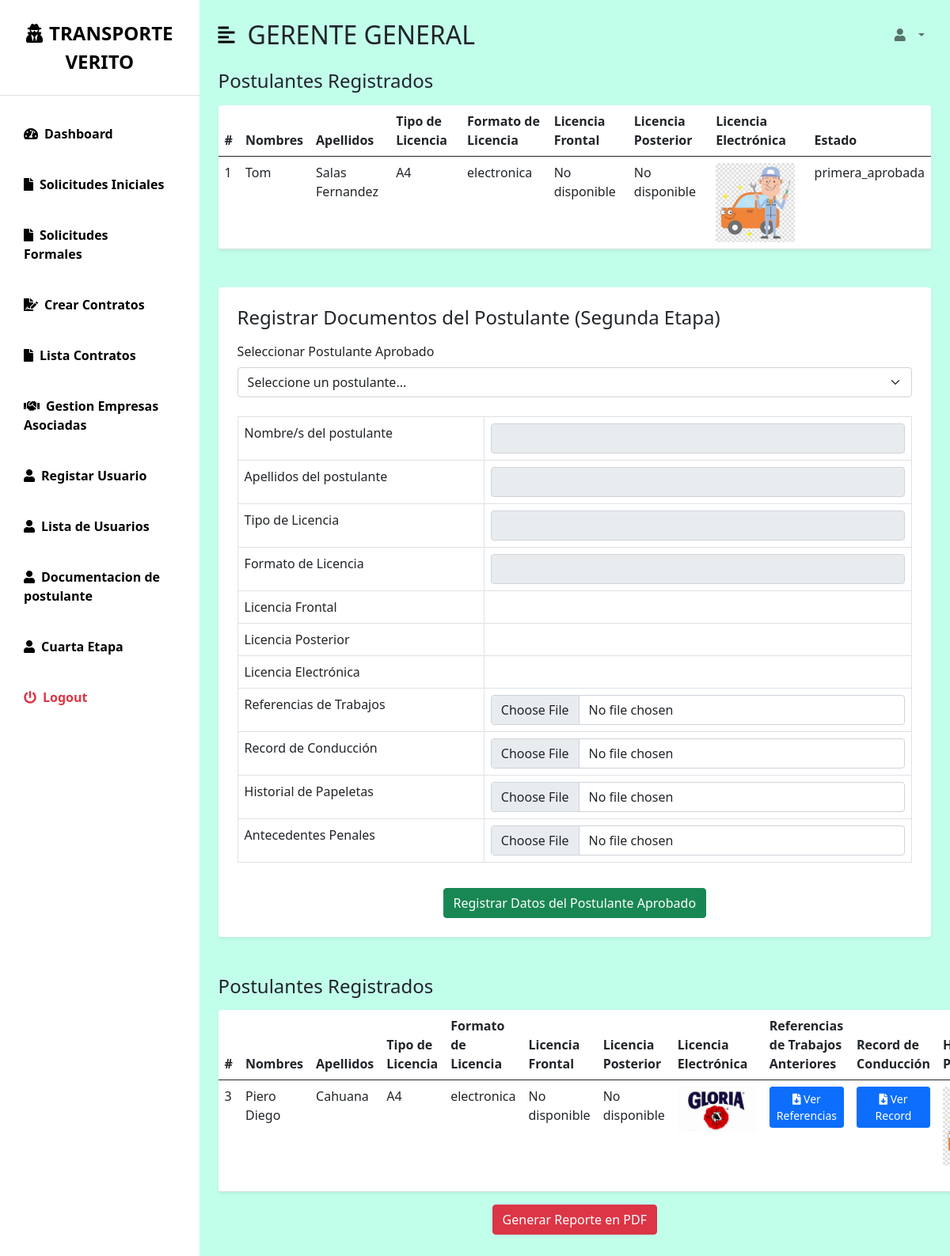
The app's page /aprobar_documentos_postulante/3/ with its own data.
### myapp/models.py (models this page shows, shortened)
class Postulante(models.Model):
    nombres = models.CharField(max_length=100)
    apellidos = models.CharField(max_length=100)
    numero_celular = models.CharField(max_length=9, unique=True)
    correo = models.EmailField(unique=True)  # Nuevo campo de correo electrónico
    dni_frontal = models.ImageField(upload_to='dni/', null=True, blank=True)  # Nuevo campo para DNI frontal
    dni_posterior = models.ImageField(upload_to='dni/', null=True, blank=True)  # Nuevo campo para DNI posterior
    tipo_licencia = models.CharField(max_length=2, choices=[('A4', 'A4')])
    tipo_licencia_formato = models.CharField(
        max_length=11,
        choices=[('fisica', 'Física'), ('electronica', 'Electrónica')]
    )
    licencia_frontal = models.ImageField(upload_to='licencias/', null=True, blank=True)
    licencia_posterior = models.ImageField(upload_to='licencias/', null=True, blank=True)
    licencia_electronica = models.ImageField(upload_to='licencias/', null=True, blank=True)
    estado = models.CharField(
        max_length=30,
        choices=[('primera_pendiente', 'Primera Etapa - Pendiente'),
                 ('primera_aprobada', 'Primera Etapa - Aprobada'),
                 ('primera_rechazada', 'Primera Etapa - Rechazada'),
                 ('segunda_pendiente', 'Segunda Etapa - Pendiente'),
                 ('segunda_aprobada', 'Segunda Etapa - Aprobada'),
                 ('segunda_rechazada', 'Segunda Etapa - Rechazada'),
                 ('tercera_pendiente', 'Tercera Etapa - Pendiente'),
                 ('tercera_aprobada', 'Tercera Etapa - Aprobada'),
                 ('tercera_rechazada', 'Tercera Etapa - Rechazada'),
                 ('cuarta_pendiente', 'Cuarta Etapa - Pendiente'),
                 ('cuarta_aprobada', 'Cuarta Etapa - Aprobada'),
                 ('cuarta_rechazada', 'Cuarta Etapa - Rechazada')],
        default='primera_pendiente'
    )
    experiencia = models.CharField(
        max_length=2,
        choices=[('si', 'Sí'), ('no', 'No')]
    )
    referencias_trabajos = models.FileField(upload_to='documentos/', null=True, blank=True)
    record_conduccion = models.FileField(upload_to='documentos/', null=True, blank=True)
    historial_papeletas = models.ImageField(upload_to='documentos/', null=True, blank=True)
    antecedentes_penales = models.FileField(upload_to='documentos/', null=True, blank=True)
    clinica = models.CharField(
        max_length=50,
        choices=[('montefiori', 'Clínica Montefiori'), ('suiza_lab', 'Clínica Suiza Lab')],
        null=True,
        blank=True
    )
    examenes_requeridos = models.ManyToManyField('ExamenMedico', blank=True)
    resultado_medicina_general = models.FileField(
        upload_to='resultados_medicos/',
        null=True,
        blank=True,
        help_text='Resultado del examen de medicina general'
    )
    resultado_toxicologico = models.FileField(
        upload_to='resultados_medicos/',
        null=True,
        blank=True,
        help_text='Resultado del examen toxicológico'
    )
    resultado_oftalmologia = models.FileField(
        upload_to='resultados_medicos/',
        null=True,
        blank=True,
        help_text='Resultado del examen de oftalmología'
    )
    resultado_otorrinolaringologia = models.FileField(
        upload_to='resultados_medicos/',
        null=True,
        blank=True,
        help_text='Resultado del examen de otorrinolaringología'
    )
    fecha_registro = models.DateTimeField(auto_now_add=True)

### myapp/views.py (the view)
# urls.py: path('aprobar_documentos_postulante/<int:postulante_id>/', views.aprobar_documentos_postulante, name='aprobar_documentos_postulante'),
def aprobar_documentos_postulante(request, postulante_id):
    postulante = get_object_or_404(Postulante, id=postulante_id)
    if postulante.estado == "segunda_aprobada":
        return redirect('postulante')
    postulante.estado = "segunda_aprobada"
    postulante.save()
    asunto = "Postulación como chofer de la empresa Transporte Verito"
    mensaje = f"Hola {postulante.nombres},\n\nSu SEGUNDO CONTROL HA SIDO APROBADO, ahora continuará con el TERCER CONTROL."
    remitente = settings.EMAIL_HOST_USER
    destinatario = [postulante.correo]
    try:
        send_mail(asunto, mensaje, remitente, destinatario)
        logger.info(f"Correo enviado a {postulante.correo}")
        postulantes = Postulante.objects.all()
        return render(request, 'GERENTE/documentspostulante.html', {
            'postulantes': postulantes,
        })
    except Exception as e:
        logger.error(f"Error al enviar correo: {e}")
        return JsonResponse({"success": False, "error": f"No se pudo enviar el correo: {e}"}, status=500)

### myapp/context_processors.py (called while the page is built)
def notificaciones(request):
    if request.user.is_authenticated:
        notificaciones_no_leidas = Notificacion.objects.filter(usuario=request.user, leido=False).count()
    else:
        notificaciones_no_leidas = 0
    return {'notificaciones_no_leidas': notificaciones_no_leidas}

### templates/GERENTE/documentspostulante.html (shortened to what this page needs)
{% extends 'bases/base_gerente.html' %}  {% block page_title %} GERENTE GENERAL {%endblock %}
{%block content %}
                <div class="col-12">
                  <h3 class="fs-4 mb-3">Postulantes Registrados</h3>
                  <table class="table bg-white rounded shadow-sm table-hover">
                    <thead>
                      <tr>
                        <th>#</th>
                        <th>Nombres</th>
                        <th>Apellidos</th>
                        <th>Tipo de Licencia</th>
                        <th>Formato de Licencia</th>
                        <th>Licencia Frontal</td>
                        <th>Licencia Posterior</td>
                        <th>Licencia Electrónica</td>
                        <th>Estado</th>
                      </tr>
                    </thead>
                    <tbody>
                      {% for postulante in postulantes %}
                      {% if postulante.estado == "primera_aprobada" %}
                      <tr>
                        <td>{{ forloop.counter }}</td>
                        <td>{{ postulante.nombres }}</td>
                        <td>{{ postulante.apellidos }}</td>
                        <td>{{ postulante.tipo_licencia }}</td>
                        <td>{{ postulante.tipo_licencia_formato }}</td>
                        <td>
                          {% if postulante.licencia_frontal %}
                              <img src="{{ postulante.licencia_frontal.url }}" alt="Licencia Frontal" width="100">
                          {% else %}
                              No disponible
                          {% endif %}
                        </td>
                        <td>
                            {% if postulante.licencia_posterior %}
                                <img src="{{ postulante.licencia_posterior.url }}" alt="Licencia Posterior" width="100">
                            {% else %}
                                No disponible
                            {% endif %}
                        </td>
                        <td>
                            {% if postulante.licencia_electronica %}
                                <img src="{{ postulante.licencia_electronica.url }}" alt="Licencia Electrónica" width="100">
                            {% else %}
                                No disponible
                            {% endif %}
                        </td>
                        <td>{{ postulante.estado }}</td>
                      </tr>
                      {% endif %}
                      {% endfor %}
                    </tbody>
                  </table>
                </div>
                <div class="row my-5">
                  <div class="col-12 mb-5">
                    <section class="form-container p-4 bg-white rounded shadow-sm">
                      <h3 class="fs-4 mb-3">Registrar Documentos del Postulante (Segunda Etapa)</h3>
                      <div class="mb-4">
                        <label for="postulanteSelect" class="form-label">Seleccionar Postulante Aprobado</label>
                        <select id="postulanteSelect" class="form-select">
                          <option value="">Seleccione un postulante...</option>
                        </select>
                      </div>
                      <form method="POST" action="{% url 'documentspostulante' %}" enctype="multipart/form-data">
                        <div class="table-responsive">
                          <table class="table table-bordered">
                            <tbody>
                              <tr>
                                <td><label for="id_nombres">Nombre/s del postulante</label></td>
                                <td><input type="text" id="id_nombres" name="nombres" class="form-control" readonly></td>
                              </tr>
                              <tr>
                                <td><label for="id_apellidos">Apellidos del postulante</label></td>
                                <td><input type="text" id="id_apellidos" name="apellidos" class="form-control" readonly></td>
                              </tr>
                              <tr>
                                <td><label for="id_tipo_licencia">Tipo de Licencia</label></td>
                                <td><input type="text" id="id_tipo_licencia" name="tipo_licencia" class="form-control" readonly></td>
                              </tr>
                              <tr>
                                <td><label for="id_tipo_licencia_formato">Formato de Licencia</label></td>
                                <td><input type="text" id="id_tipo_licencia_formato" name="tipo_licencia_formato" class="form-control" readonly></td>
                              </tr>
                              <tr>
                                <td><label>Licencia Frontal</label></td>
                                <td>
                                </td>
                              </tr>
                              <tr>
                                <td><label>Licencia Posterior</label></td>
                                <td>
                                </td>
                              </tr>
                              <tr>
                                <td><label>Licencia Electrónica</label></td>
                                <td>
                                </td>
                              </tr>
                              <tr>
                                <td><label for="id_referencias_trabajos">Referencias de Trabajos</label></td>
                                <td><input type="file" id="id_referencias_trabajos" name="referencias_trabajos" class="form-control" required></td>
                              </tr>
                              <tr>
                                <td><label for="id_record_conduccion">Record de Conducción</label></td>
                                <td><input type="file" id="id_record_conduccion" name="record_conduccion" class="form-control" required></td>
                              </tr>
                              <tr>
                                <td><label for="id_historial_papeletas">Historial de Papeletas</label></td>
                                <td><input type="file" id="id_historial_papeletas" name="historial_papeletas" class="form-control" required></td>
                              </tr>
                              <tr>
                                <td><label for="id_antecedentes_penales">Antecedentes Penales</label></td>
                                <td><input type="file" id="id_antecedentes_penales" name="antecedentes_penales" class="form-control" required></td>
                              </tr>
                            </tbody>
                          </table>
                        </div>
                        <div class="text-center mt-3">
                          <button type="submit" class="btn btn-success">Registrar Datos del Postulante Aprobado</button>
                        </div>
                      </form>
                    </section>
                  </div>
                <div class="col-12">
                  <h3 class="fs-4 mb-3">Postulantes Registrados</h3>
                  <table class="table bg-white rounded shadow-sm table-hover">
                    <thead>
                      <tr>
                        <th>#</th>
                        <th>Nombres</th>
                        <th>Apellidos</th>
                        <th>Tipo de Licencia</th>
                        <th>Formato de Licencia</th>
                        <th>Licencia Frontal</td>
                        <th>Licencia Posterior</td>
                        <th>Licencia Electrónica</td>
                        <th>Referencias de Trabajos Anteriores</th>
                        <th>Record de Conducción</th>
                        <th>Historial de Papeletas</th>
                      </tr>
                    </thead>
                    <tbody>
                      {% for postulante in postulantes %}
                      {% if postulante.estado == "segunda_aprobada" or postulante.estado == "segunda_pendiente" %}
                      <tr>
                        <td>{{ forloop.counter }}</td>
                        <td>{{ postulante.nombres }}</td>
                        <td>{{ postulante.apellidos }}</td>
                        <td>{{ postulante.tipo_licencia }}</td>
                        <td>{{ postulante.tipo_licencia_formato }}</td>
                        <td>
                          {% if postulante.licencia_frontal %}
                              <img src="{{ postulante.licencia_frontal.url }}" alt="Licencia Frontal" width="100">
                          {% else %}
                              No disponible
                          {% endif %}
                        </td>
                        <td>
                            {% if postulante.licencia_posterior %}
                                <img src="{{ postulante.licencia_posterior.url }}" alt="Licencia Posterior" width="100">
                            {% else %}
                                No disponible
                            {% endif %}
                        </td>
                        <td>
                            {% if postulante.licencia_electronica %}
                                <img src="{{ postulante.licencia_electronica.url }}" alt="Licencia Electrónica" width="100">
                            {% else %}
                                No disponible
                            {% endif %}
                        </td><td>
                          {% if postulante.referencias_trabajos %}
                              <a href="{{ postulante.referencias_trabajos.url }}" target="_blank" class="btn btn-sm btn-primary">
                                  <i class="fas fa-file-download"></i> Ver Referencias
                              </a>
                          {% else %}
                              No disponible
                          {% endif %}
                        </td>
                        <td>
                            {% if postulante.record_conduccion %}
                                <a href="{{ postulante.record_conduccion.url }}" target="_blank" class="btn btn-sm btn-primary">
                                    <i class="fas fa-file-download"></i> Ver Record
                                </a>
                            {% else %}
                                No disponible
                            {% endif %}
                        </td>
                        <td>
                            {% if postulante.historial_papeletas %}
                                <img src="{{ postulante.historial_papeletas.url }}" alt="Historial de Papeletas" width="100">
                            {% else %}
                                No disponible
                            {% endif %}
                        </td>
                      </tr>
                      {% endif %}
                      {% endfor %}
                    </tbody>
                  </table>
                  <div class="text-center mt-3">
                    <a href="{% url 'generar_segundo_reporte_pdf' %}" class="btn btn-danger">Generar Reporte en PDF</a>
                </div>
                </div>
              </div>
        </div>
    </div>
    {%endblock %}

### static/css/dashboard.css (style rules this page uses)
:root { --main-bg-color: #d2ffde!important; --main-text-color: #000000; --second-text-color: #000000; --second-bg-color: #030303; }

### records on screen
Postulante: nombres "Tom", apellidos "Salas Fernandez", tipo_licencia "A4", tipo_licencia_formato "electronica", licencia_frontal "No disponible", licencia_posterior "No disponible", licencia_electronica (picture), estado "primera_aprobada"
Postulante: nombres "Piero Diego", apellidos "Cahuana", tipo_licencia "A4", tipo_licencia_formato "electronica", licencia_frontal "No disponible", licencia_posterior "No disponible", licencia_electronica (picture), historial_papeletas (picture)
